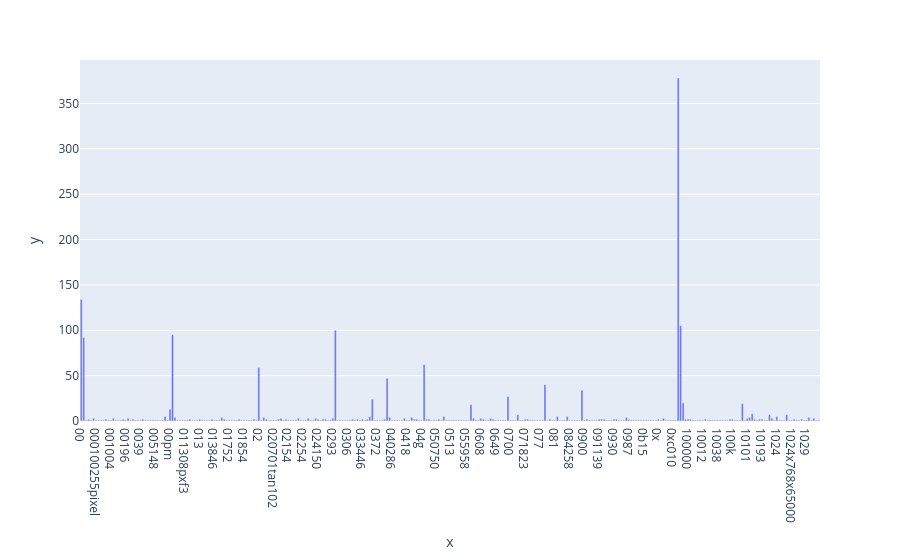

Notebook code for this chart:
### Markdown cell above
### >>> **Exercise 12 (take home):**
If you want a nicer interactive visualization here, I would encourage you try to install and use plotly to achieve this.

### Code cell
# Answer here
import plotly.express as px

fig = px.bar(x=count_vect.get_feature_names_out()[0:300], y=term_frequencies[:300])
fig.show()

### Figure 1 — Plotly figure (JSON) as saved in the notebook; plotly's stock layout.template omitted (floating-point values rounded to 4 significant figures; data arrays with more than 128 entries replaced by an {"elided": "..."} marker saying what was removed)
{"data": [{"alignmentgroup": "True", "hovertemplate": "x=%{x}<br>y=%{y}<extra></extra>", "legendgroup": "", "marker": {"color": "#636efa", "pattern": {"shape": ""}}, "name": "", "offsetgroup": "", "orientation": "v", "showlegend": false, "textposition": "auto", "type": "bar", "x": {"elided": "300 str values"}, "xaxis": "x", "y": {"elided": "300 int values"}, "yaxis": "y"}], "layout": {"barmode": "relative", "legend": {"tracegroupgap": 0}, "margin": {"t": 60}, "xaxis": {"anchor": "y", "domain": [0, 1], "title": {"text": "x"}}, "yaxis": {"anchor": "x", "domain": [0, 1], "title": {"text": "y"}}}}
